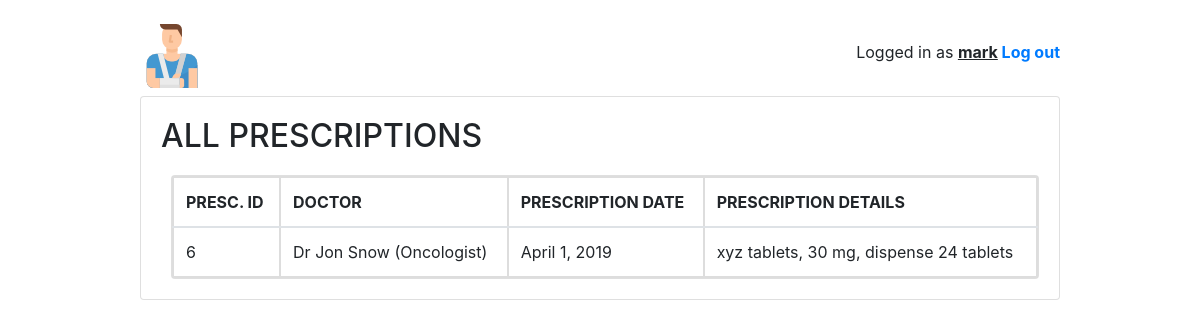
The page /home/patient/pro/4 (signed in) on the database its author committed.
### home/models.py (models this page shows, shortened)
class User(AbstractUser):
    is_patient = models.BooleanField(default=False)
    is_doctor = models.BooleanField(default=False)
    is_pharmacist = models.BooleanField(default=False)

class Prescription(models.Model):
    patient = models.ForeignKey(Patient, on_delete=models.SET_NULL, null=True)
    doctor = models.ForeignKey(Doctor, on_delete=models.SET_NULL, null=True)
    dop = models.DateField('Prescription Date', null=True, blank=False)
    desc = models.CharField('Prescription Details', null=True, max_length=150)
    class Meta:
        ordering = ['-dop']

class Doctor(models.Model):
    GENDER_CHOICES = [('M', 'Male'), ('F', 'Female')]
    user = models.OneToOneField(User, on_delete=models.CASCADE)
    ssn = models.IntegerField('SSN', blank=False, primary_key=True)
    first_name = models.CharField('First Name', max_length=50, blank=False)
    last_name = models.CharField('Last Name', max_length=50, blank=False)
    gender = models.CharField(max_length=3, choices=GENDER_CHOICES, default='M')
    email = models.EmailField('Email', max_length=40, blank=True, null=True, unique=True)
    specialty = models.CharField(max_length=50, default='ENT')
    def __str__(self):
        return f'{self.first_name} {self.last_name} ({self.specialty})'
    class Meta:
        ordering = ['ssn']

### home/views/patient.py (the view)
# urls.py: path('pro/<int:pk>', patient.PatientDetailView.as_view(), name='patient_detail'),
@method_decorator([login_required, patient_required], name='dispatch')
class PatientDetailView(DetailView):
    model = Patient
    template_name = 'home/patient/patient_detail.html'

### home/templates/home/patient/patient_detail.html (shortened to what this page needs)
<!DOCTYPE html>
{% extends "base.html" %}
{% block content %}
<h2>ALL PRESCRIPTIONS</h2>
<div class="card" style="margin-left: 10px; margin-top: 20px">
    <table class="table mb-0">
      <thead>
        <tr>
          <th class="align-middle">PRESC. ID</th>
          <th class="align-middle">DOCTOR</th>
          <th class="align-middle">PRESCRIPTION DATE</th>
          <th class="align-middle">PRESCRIPTION DETAILS</th>
        </tr>
      </thead>
      <tbody>
        {% for p in user.patient.prescription_set.all %}
          <tr>
            <td class="align-middle" style="text-align: left">{{p.id}}</td>
            <td class="align-middle" style="text-align: left">Dr {{p.doctor}}</td>
            <td class="align-middle" style="text-align: left">{{p.dop}}</td>
            <td class="align-middle" style="text-align: left">{{p.desc}}</td>
          </tr>
        {% empty %}
          <tr>
            <td class="bg-light text-center font-italic" colspan="5">There are no prescriptions.</td>
          </tr>
        {% endfor %}
      </tbody>
    </table>
  </div>
{% endblock %}

### templates/base.html (shortened to what this page needs)
<!DOCTYPE html>
{% load static %}
<html lang="en">
<head>
    <link rel="stylesheet" href="https://maxcdn.bootstrapcdn.com/bootstrap/4.0.0/css/bootstrap.min.css">
    <link rel="stylesheet" type="text/css" href="{% static 'vendor/fontello-2f186091/css/fontello.css' %}">
    <link rel="stylesheet" type="text/css" href="{% static 'css/app.css' %}">
    {% if user.is_authenticated and user.is_patient %}
        <link rel="stylesheet" type="text/css" href="{% static 'css/patients.css' %}">
    {% elif user.is_authenticated and user.is_doctor %}
        <link rel="stylesheet" type="text/css" href="{% static 'css/doctors.css' %}">
    {% elif user.is_authenticated and user.is_pharmacist %}
        <link rel="stylesheet" type="text/css" href="{% static 'css/pharmacist.css' %}">
    {% else %}
        <link rel="stylesheet" type="text/css" href="{% static 'css/all.css' %}">
    {% endif %}
</head>
<body>
<div class="container my-4">
  <div class="row justify-content-center">
    <div class="col-md-10 col-sm-12">
      <div class="row">
        <div class="col-6">
            {% if user.is_authenticated and user.is_doctor %}
                <h1 class="logo"><a href="{% url 'index' %}"><img src="{% static 'images/doctor.png' %}"></a></h1>
            {% elif user.is_authenticated and user.is_patient %}
                <h1 class="logo"><a href="{% url 'index' %}"><img src="{% static 'images/patient.png' %}"></a></h1>
            {% elif user.is_authenticated and user.is_pharmacist %}
                <h1 class="logo"><a href="{% url 'index' %}"><img src="{% static 'images/phar.png' %}"></a></h1>
            {% else %}
                <h1 class="logo"><a href="{% url 'index' %}"><img src="{% static 'images/medical-history.png' %}"></a></h1>
            {% endif %}
        </div>
        <div class="col-6 text-right">
          {% if user.is_authenticated %}
            <p class="pt-3">Logged in as <strong><u>{{ user.username }}</u> <a href="{% url 'logout' %}">Log out</a></strong></p>
          {% else %}
            <a href="{% url 'login' %}" class="btn btn-light" role="button">Log in</a>
            <a href="{% url 'signup' %}" class="btn btn-primary" role="button">Sign up</a>
          {% endif %}
        </div>
      </div>
      <div class="card mb-3">
        <div class="card-body">
          {% block content %}
          {% endblock %}
        </div>
      </div>
    </div>
  </div>
</div>
</body>
</html>

### home/static/css/app.css (style rules this page uses)
.logo { font-family: 'Clicker Script', cursive; }
.logo a { color: #212529; text-decoration: none; }

### home/static/css/patients.css (style rules this page uses)
body { background-image: url( http://api.thumbr.it/whitenoise-361x370.png?); }

### home/templates/home/patient/patient_detail.html (style rules this page uses)
table, th, td { border: 2px solid #ddd; text-align: left; }
table { border-collapse: collapse; width: 100%; }
th, td { padding: 10px; }

### rows shown on the page
User: username "mark"
Prescription: id "6", doctor "Jon Snow (Oncologist)", dop "April 1, 2019", desc "xyz tablets, 30 mg, dispense 24 tablets"
